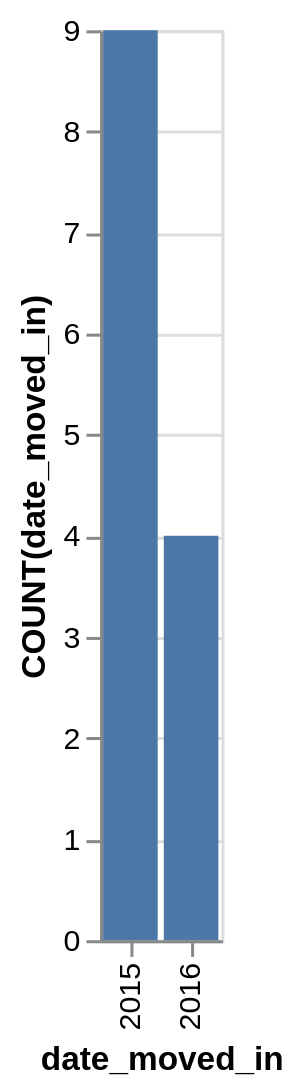

This figure's Vega-Lite source:
### Vega-Lite specification from a JSON file in a GitHub repository (floating-point values rounded to 4 significant figures)
{"data": {"values": [{"x_data": "2015", "y_data": 9}, {"x_data": "2016", "y_data": 4}]}, "mark": "bar", "encoding": {"x": {"field": "x_data", "type": "nominal", "title": "date_moved_in", "sort": {"op": "sum", "field": "y_data", "order": "descending"}}, "y": {"field": "y_data", "type": "quantitative", "title": "COUNT(date_moved_in)"}}}
